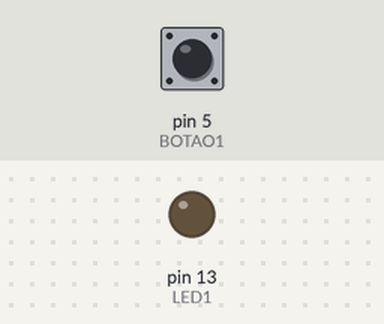
Recording of a sketch running on a simulated Arduino Uno, built with avr-gcc and run on an emulated ATmega328P. Shown: output pins drawn as LEDs (lit = HIGH). Dashed ring = blinking. The inputs (shaded band) are chosen by the test bench; at power-on: pin 5 (BOTAO1) LOW.

Above: at 1.2 s.
1.3 s: pin 5 (BOTAO1) pulled HIGH for 0.15 s
At 1.7 s:
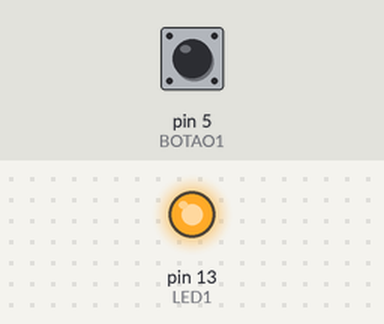
2.9 s: pin 5 (BOTAO1) pulled HIGH for 3.2 s
At 3.06 s:
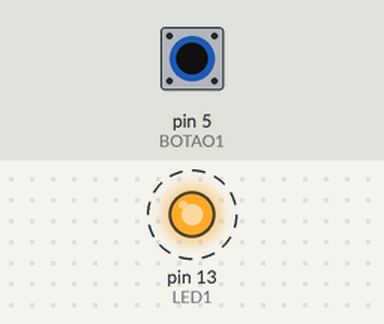
Timing chart, 0 to 7.6 s (numbered marks = the images above; inputs shaded):
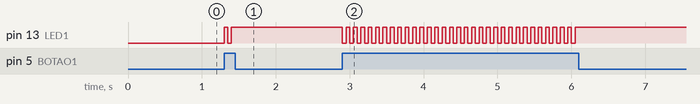

Measured:
- after the input at 1.3 s, pin 13 (LED1): LOW → HIGH at once, → LOW 0.05 s later, → HIGH 0.05 s later
- after the input at 2.9 s, pin 13 (LED1): alternates HIGH for 0.05 s and LOW for 0.05 s, 64 changes in all, then stays HIGH, starting at once

The sketch:

_1_Primeira-Tentativa.ino
```cpp
// Declarações Globais
const byte LED1   = 13;           // declara constante LED1   = 13
const byte BOTAO1 =  5;           // declara constante BOTAO1 =  5

void setup() {
  pinMode ( LED1, OUTPUT );       // configura pino 13 como SAÍDA
  pinMode ( BOTAO1, INPUT );      // configura pino  5 como ENTRADA
  Serial.begin( 9600 );           // inicializa comunicação serial a 9600 bits/s
}

void loop() {
  delay (50);                   // <- pausa bem grande para vermos o que acontece
                                  // o algoritmo começa aqui:
  bool bt = digitalRead(BOTAO1);  // lê BOTAO1
  if ( bt == true ) {               // se o botão está pressionado,
                                 //   inverta o LED1
    digitalWrite (LED1, ! digitalRead(LED1));
  }
}
```
